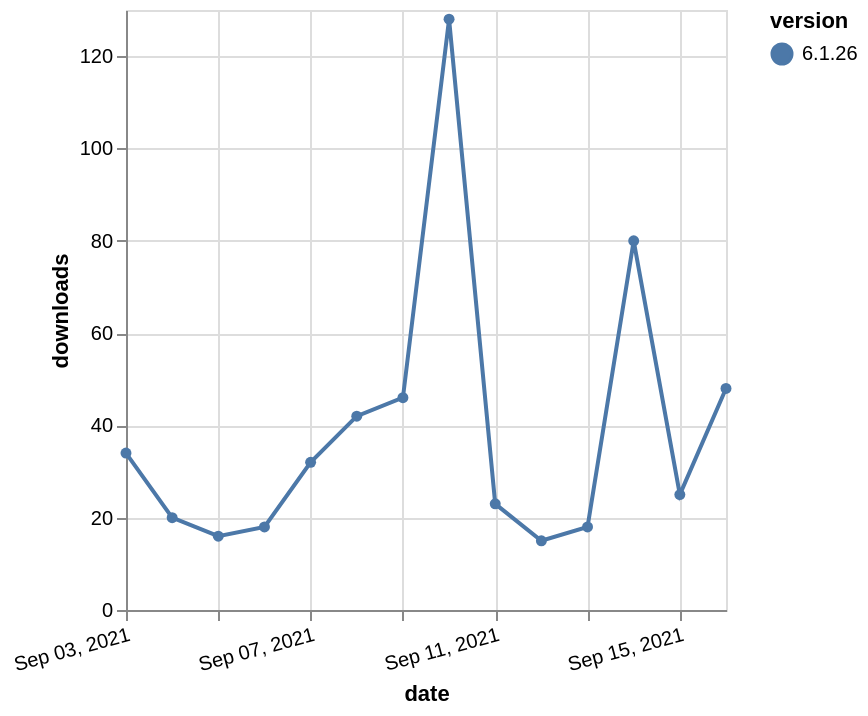

Here is the Vega-Lite specification saved for this chart:
### Vega-Lite specification from a JSON file in a GitHub repository (floating-point values rounded to 4 significant figures)
{"$schema": "https://vega.github.io/schema/vega-lite/v5.json", "description": "A simple bar chart with embedded data.", "data": {"values": [{"date": "2021-09-03", "total": 83343, "delta": 34, "version": "6.1.26"}, {"date": "2021-09-04", "total": 83363, "delta": 20, "version": "6.1.26"}, {"date": "2021-09-05", "total": 83379, "delta": 16, "version": "6.1.26"}, {"date": "2021-09-06", "total": 83397, "delta": 18, "version": "6.1.26"}, {"date": "2021-09-07", "total": 83429, "delta": 32, "version": "6.1.26"}, {"date": "2021-09-08", "total": 83471, "delta": 42, "version": "6.1.26"}, {"date": "2021-09-09", "total": 83517, "delta": 46, "version": "6.1.26"}, {"date": "2021-09-10", "total": 83645, "delta": 128, "version": "6.1.26"}, {"date": "2021-09-11", "total": 83668, "delta": 23, "version": "6.1.26"}, {"date": "2021-09-12", "total": 83683, "delta": 15, "version": "6.1.26"}, {"date": "2021-09-13", "total": 83701, "delta": 18, "version": "6.1.26"}, {"date": "2021-09-14", "total": 83781, "delta": 80, "version": "6.1.26"}, {"date": "2021-09-15", "total": 83806, "delta": 25, "version": "6.1.26"}, {"date": "2021-09-16", "total": 83854, "delta": 48, "version": "6.1.26"}]}, "width": "container", "mark": {"type": "line", "point": {"filled": true}}, "encoding": {"x": {"field": "date", "type": "temporal", "timeUnit": "yearmonthdate", "title": "date", "axis": {"labelAngle": -15}}, "y": {"field": "delta", "type": "quantitative", "title": "downloads"}, "color": {"field": "version", "type": "nominal"}, "tooltip": {"field": "delta"}}}
